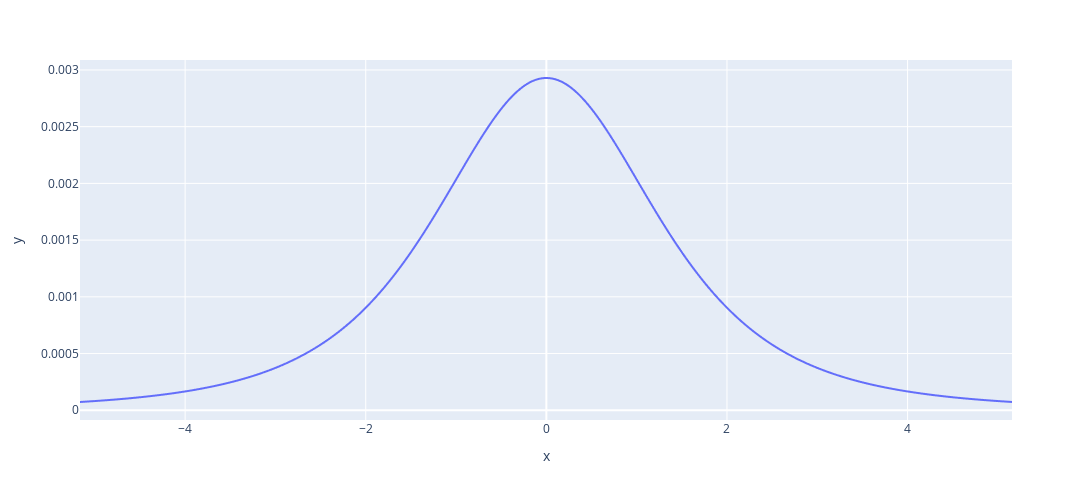

The cell this chart's notebook holds for it:
### Code cell
gl = 5  # Grados de libertad
sigma = np.sqrt(gl/(gl-2))
x = np.arange( -4*sigma, 4*sigma, 0.01)
y = dt(x,gl)
fig1 = px.line(x = x , y = y, width=1200, height=500)
fig1.show()

### Figure 1 — Plotly figure (JSON) as saved in the notebook; plotly's stock layout.template omitted (floating-point values rounded to 4 significant figures; data arrays with more than 128 entries replaced by an {"elided": "..."} marker saying what was removed)
{"data": [{"hovertemplate": "x=%{x}<br>y=%{y}<extra></extra>", "legendgroup": "", "line": {"color": "#636efa", "dash": "solid"}, "marker": {"symbol": "circle"}, "mode": "lines", "name": "", "showlegend": false, "type": "scattergl", "x": {"elided": "1033 float values"}, "xaxis": "x", "y": {"elided": "1033 float values"}, "yaxis": "y"}], "layout": {"height": 500, "legend": {"tracegroupgap": 0}, "margin": {"t": 60}, "width": 1200, "xaxis": {"anchor": "y", "autorange": true, "domain": [0, 1], "range": [-5.164, 5.156], "title": {"text": "x"}, "type": "linear"}, "yaxis": {"anchor": "x", "autorange": true, "domain": [0, 1], "range": [-8.564e-05, 0.003088], "title": {"text": "y"}, "type": "linear"}}}
